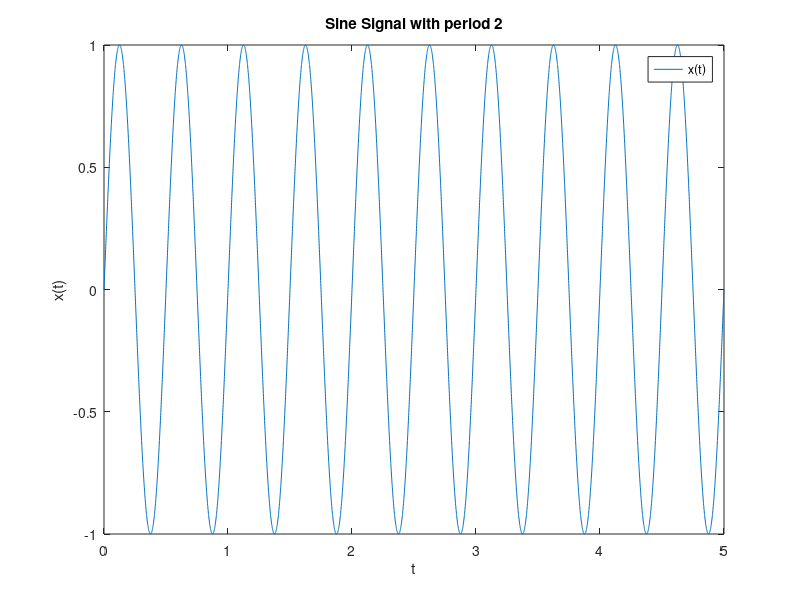

This figure's MATLAB source:
%% We use 0.001(s) steps for this plot 
delta=0.01;
n=5/delta+1;   % Number of random numbers that are produced
D=1;           % Domain of noise signal
t=0:delta:5;
Noise=2*D*( rand(1,n)-0.5 );
x=sin(4*pi*t);
y=x+Noise;
plot(t,y);
xlabel('t');
ylabel('x(t)');
title('Diagram');
legend('x');
axis([0 5 -1-D 1+D]);



%% We use 0.001(s) steps for this plot 
delta=0.001;
n=5/delta+1;
t=0:delta:5;
x=sin(4*pi*t);
plot(t,x);
xlabel('t');
ylabel('x(t)');
title('Sine Signal with period 2');
legend('x(t)');
axis([0 5 -1 1]);